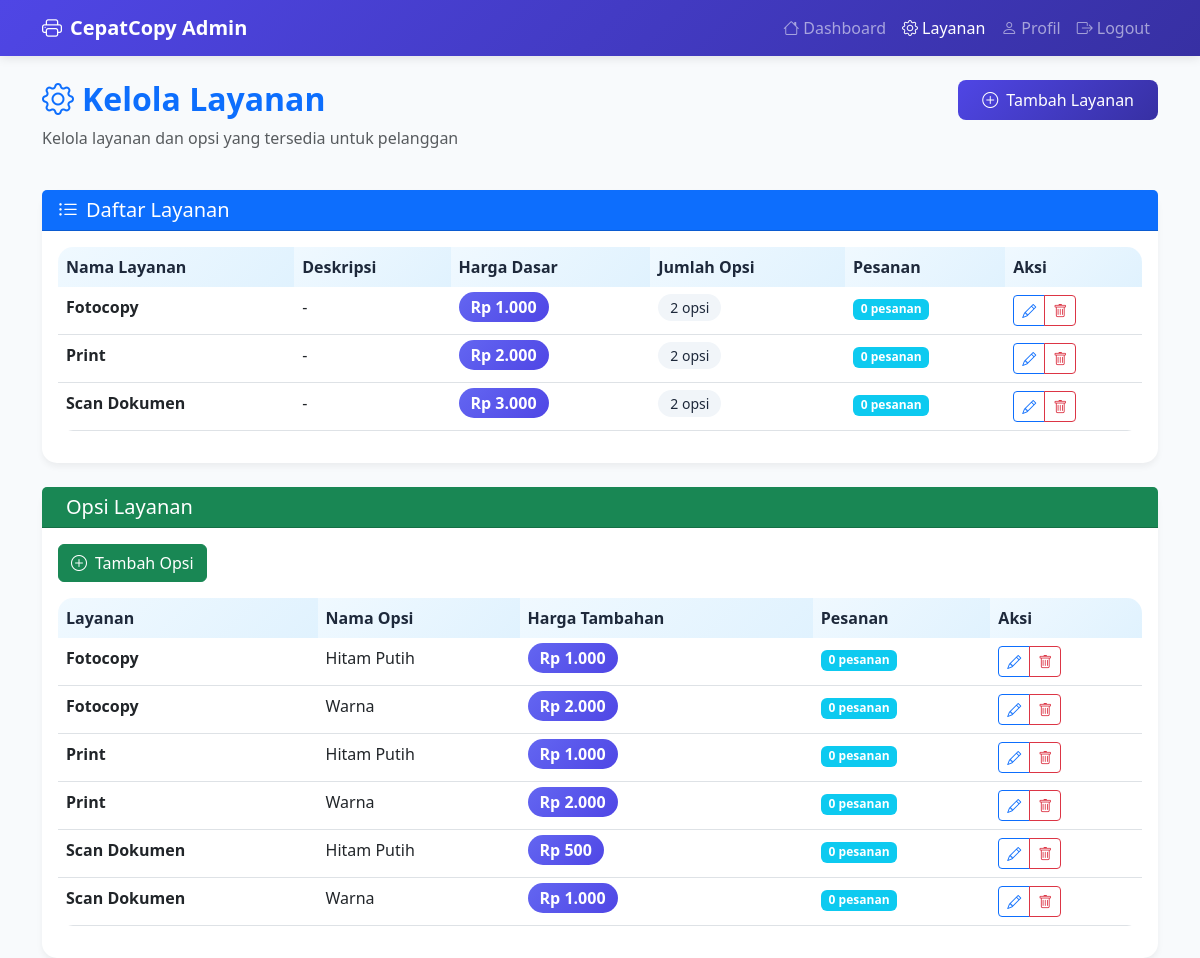
The app's page /admin/services.php (signed in) with its own data.
### tables this page shows
CREATE TABLE `services` (
  `id` int(11) NOT NULL,
  `nama_layanan` varchar(50) NOT NULL,
  `deskripsi` text DEFAULT NULL,
  `harga_dasar` decimal(10,2) NOT NULL,
  `created_at` datetime DEFAULT current_timestamp()
);

CREATE TABLE `service_options` (
  `id` int(11) NOT NULL,
  `service_id` int(11) NOT NULL,
  `nama_opsi` varchar(50) NOT NULL,
  `harga_tambahan` decimal(10,2) NOT NULL,
  `created_at` datetime DEFAULT current_timestamp()
);

### admin/services.php (the view, shortened to what this page needs)
<?php
require_once '../includes/db.php';
try {
    $stmt = $pdo->query("
        SELECT s.*,
               COUNT(so.id) as option_count,
               COUNT(o.id) as order_count
        FROM services s
        LEFT JOIN service_options so ON s.id = so.service_id
        LEFT JOIN orders o ON s.id = o.service_id
        GROUP BY s.id
        ORDER BY s.nama_layanan
    ");
    $services = $stmt->fetchAll();
    $stmt = $pdo->query("
        SELECT so.*, s.nama_layanan,
               COUNT(o.id) as order_count
        FROM service_options so
        JOIN services s ON so.service_id = s.id
        LEFT JOIN orders o ON so.id = o.service_option_id
        GROUP BY so.id
        ORDER BY s.nama_layanan, so.nama_opsi
    ");
    $service_options = $stmt->fetchAll();
} catch (PDOException $e) {
    error_log("Error fetching services: " . $e->getMessage());
    $error = "Terjadi kesalahan saat mengambil data layanan.";
}
?>
<!DOCTYPE html>
<html lang="id">
<head>
    <link href="https://cdn.jsdelivr.net/npm/bootstrap@5.3.0/dist/css/bootstrap.min.css" rel="stylesheet">
    <link href="https://cdn.jsdelivr.net/npm/bootstrap-icons@1.7.2/font/bootstrap-icons.css" rel="stylesheet">
</head>
<body>
    <nav class="navbar navbar-expand-lg navbar-dark">
        <div class="container">
            <a class="navbar-brand fw-bold" href="dashboard.php">
                <i class="bi bi-printer me-2"></i>CepatCopy Admin
            </a>
            <div class="navbar-nav ms-auto">
                <a class="nav-link" href="dashboard.php">
                    <i class="bi bi-house me-1"></i>Dashboard
                </a>
                <a class="nav-link active" href="services.php">
                    <i class="bi bi-gear me-1"></i>Layanan
                </a>
                <a class="nav-link" href="kelola_profil.php">
                    <i class="bi bi-person me-1"></i>Profil
                </a>
                <a class="nav-link" href="logout.php">
                    <i class="bi bi-box-arrow-right me-1"></i>Logout
                </a>
            </div>
        </div>
    </nav>
    <div class="container mt-4">
        <div class="row mb-4">
            <div class="col">
                <h2 class="fw-bold text-primary">
                    <i class="bi bi-gear me-2"></i>Kelola Layanan
                </h2>
                <p class="text-muted">Kelola layanan dan opsi yang tersedia untuk pelanggan</p>
            </div>
            <div class="col-auto">
                <button class="btn btn-primary" data-bs-toggle="modal" data-bs-target="#addServiceModal">
                    <i class="bi bi-plus-circle me-2"></i>Tambah Layanan
                </button>
            </div>
        </div>
        <div class="card mb-4">
            <div class="card-header bg-primary text-white">
                <h5 class="mb-0">
                    <i class="bi bi-list-ul me-2"></i>Daftar Layanan
                </h5>
            </div>
            <div class="card-body">
                <?php if (empty($services)): ?>
                    <div class="text-center py-4">
                        <i class="bi bi-inbox display-1 text-muted"></i>
                        <p class="text-muted mt-3">Belum ada layanan yang ditambahkan</p>
                    </div>
                <?php else: ?>
                    <div class="table-responsive">
                        <table class="table table-hover">
                            <thead>
                                <tr>
                                    <th>Nama Layanan</th>
                                    <th>Deskripsi</th>
                                    <th>Harga Dasar</th>
                                    <th>Jumlah Opsi</th>
                                    <th>Pesanan</th>
                                    <th>Aksi</th>
                                </tr>
                            </thead>
                            <tbody>
                                <?php foreach ($services as $service): ?>
                                    <tr>
                                        <td>
                                            <strong><?php echo htmlspecialchars($service['nama_layanan']); ?></strong>
                                        </td>
                                        <td>
                                            <?php echo htmlspecialchars($service['deskripsi'] ?: '-'); ?>
                                        </td>
                                        <td>
                                            <span class="price-badge">
                                                Rp <?php echo number_format($service['harga_dasar'], 0, ',', '.'); ?>
                                            </span>
                                        </td>
                                        <td>
                                            <span class="option-count">
                                                <?php echo $service['option_count']; ?> opsi
                                            </span>
                                        </td>
                                        <td>
                                            <span class="badge bg-info">
                                                <?php echo $service['order_count']; ?> pesanan
                                            </span>
                                        </td>
                                        <td>
                                            <div class="btn-group" role="group">
                                                <button class="btn btn-sm btn-outline-primary"
                                                        onclick="editService(<?php echo $service['id']; ?>, '<?php echo htmlspecialchars($service['nama_layanan'], ENT_QUOTES); ?>', '<?php echo htmlspecialchars($service['deskripsi'] ?? '', ENT_QUOTES); ?>', <?php echo $service['harga_dasar']; ?>)">
                                                    <i class="bi bi-pencil"></i>
                                                </button>
                                                <?php if ($service['order_count'] == 0): ?>
                                                    <button class="btn btn-sm btn-outline-danger"
                                                            onclick="deleteService(<?php echo $service['id']; ?>, '<?php echo htmlspecialchars($service['nama_layanan'], ENT_QUOTES); ?>')">
                                                        <i class="bi bi-trash"></i>
                                                    </button>
                                                <?php else: ?>
                                                    <button class="btn btn-sm btn-outline-secondary" disabled title="Tidak dapat dihapus karena masih ada pesanan">
                                                        <i class="bi bi-trash"></i>
                                                    </button>
                                                <?php endif; ?>
                                            </div>
                                        </td>
                                    </tr>
                                <?php endforeach; ?>
                            </tbody>
                        </table>
                    </div>
                <?php endif; ?>
            </div>
        </div>
        <div class="card">
            <div class="card-header bg-success text-white">
                <h5 class="mb-0">
                    <i class="bi bi-options me-2"></i>Opsi Layanan
                </h5>
            </div>
            <div class="card-body">
                <div class="row mb-3">
                    <div class="col">
                        <button class="btn btn-success" data-bs-toggle="modal" data-bs-target="#addOptionModal">
                            <i class="bi bi-plus-circle me-2"></i>Tambah Opsi
                        </button>
                    </div>
                </div>
                <?php if (empty($service_options)): ?>
                    <div class="text-center py-4">
                        <i class="bi bi-options display-1 text-muted"></i>
                        <p class="text-muted mt-3">Belum ada opsi layanan yang ditambahkan</p>
                    </div>
                <?php else: ?>
                    <div class="table-responsive">
                        <table class="table table-hover">
                            <thead>
                                <tr>
                                    <th>Layanan</th>
                                    <th>Nama Opsi</th>
                                    <th>Harga Tambahan</th>
                                    <th>Pesanan</th>
                                    <th>Aksi</th>
                                </tr>
                            </thead>
                            <tbody>
                                <?php foreach ($service_options as $option): ?>
                                    <tr>
                                        <td>
                                            <strong><?php echo htmlspecialchars($option['nama_layanan']); ?></strong>
                                        </td>
                                        <td><?php echo htmlspecialchars($option['nama_opsi']); ?></td>
                                        <td>
                                            <span class="price-badge">
                                                Rp <?php echo number_format($option['harga_tambahan'], 0, ',', '.'); ?>
                                            </span>
                                        </td>
                                        <td>
                                            <span class="badge bg-info">
                                                <?php echo $option['order_count']; ?> pesanan
                                            </span>
                                        </td>
                                        <td>
                                            <div class="btn-group" role="group">
                                                <button class="btn btn-sm btn-outline-primary"
                                                        onclick="editOption(<?php echo $option['id']; ?>, <?php echo $option['service_id']; ?>, '<?php echo htmlspecialchars($option['nama_opsi'], ENT_QUOTES); ?>', <?php echo $option['harga_tambahan']; ?>)">
                                                    <i class="bi bi-pencil"></i>
                                                </button>
                                                <?php if ($option['order_count'] == 0): ?>
                                                    <button class="btn btn-sm btn-outline-danger"
                                                            onclick="deleteOption(<?php echo $option['id']; ?>, '<?php echo htmlspecialchars($option['nama_opsi'], ENT_QUOTES); ?>')">
                                                        <i class="bi bi-trash"></i>
                                                    </button>
                                                <?php else: ?>
                                                    <button class="btn btn-sm btn-outline-secondary" disabled title="Tidak dapat dihapus karena masih ada pesanan">
                                                        <i class="bi bi-trash"></i>
                                                    </button>
                                                <?php endif; ?>
                                            </div>
                                        </td>
                                    </tr>
                                <?php endforeach; ?>
                            </tbody>
                        </table>
                    </div>
                <?php endif; ?>
            </div>
        </div>
    </div>
</body>
</html>

### admin/services.php (style rules this page uses)
:root { --primary-color: #4f46e5; --secondary-color: #3730a3; --accent-color: #6366f1; --text-color: #1e293b; --light-bg: #f8fafc; --gradient-primary: linear-gradient(135deg, #4f46e5 0%, #3730a3 100%); --gradient-secondary: linear-gradient(135deg, #6366f1 0%, #4f46e5 100%); --gradient-light: linear-gradient(135deg, #f0f9ff 0%, #e0f2fe 100%); }
body { background-color: var(--light-bg); color: var(--text-color); }
.navbar { background: var(--gradient-primary); box-shadow: 0 2px 10px rgba(0,0,0,0.1); }
.card { border: none; border-radius: 15px; box-shadow: 0 4px 6px rgba(0,0,0,0.05); transition: transform 0.3s ease, box-shadow 0.3s ease; }
.btn-primary { background: var(--gradient-primary); border: none; border-radius: 8px; padding: 0.5rem 1.5rem; transition: all 0.3s ease; }
.table { background: white; border-radius: 15px; overflow: hidden; }
.table thead th { background: var(--gradient-light); border: none; font-weight: 600; color: var(--text-color); }
.price-badge { background: var(--gradient-secondary); color: white; padding: 0.25rem 0.75rem; border-radius: 20px; font-weight: 600; }
.option-count { background: #f1f5f9; color: var(--text-color); padding: 0.25rem 0.75rem; border-radius: 20px; font-size: 0.875rem; }

### records on screen
services: nama_layanan "Fotocopy", deskripsi "-", harga_dasar "1.000", option_count "2", order_count "0"
services: nama_layanan "Print", deskripsi "-", harga_dasar "2.000", option_count "2", order_count "0"
services: nama_layanan "Scan Dokumen", deskripsi "-", harga_dasar "3.000", option_count "2", order_count "0"
service_options: service.nama_layanan "Fotocopy", nama_opsi "Hitam Putih", harga_tambahan "1.000", order_count "0"
service_options: service.nama_layanan "Fotocopy", nama_opsi "Warna", harga_tambahan "2.000", order_count "0"
service_options: service.nama_layanan "Print", nama_opsi "Hitam Putih", harga_tambahan "1.000", order_count "0"
service_options: service.nama_layanan "Print", nama_opsi "Warna", harga_tambahan "2.000", order_count "0"
service_options: service.nama_layanan "Scan Dokumen", nama_opsi "Hitam Putih", harga_tambahan "500", order_count "0"
service_options: service.nama_layanan "Scan Dokumen", nama_opsi "Warna", harga_tambahan "1.000", order_count "0"
